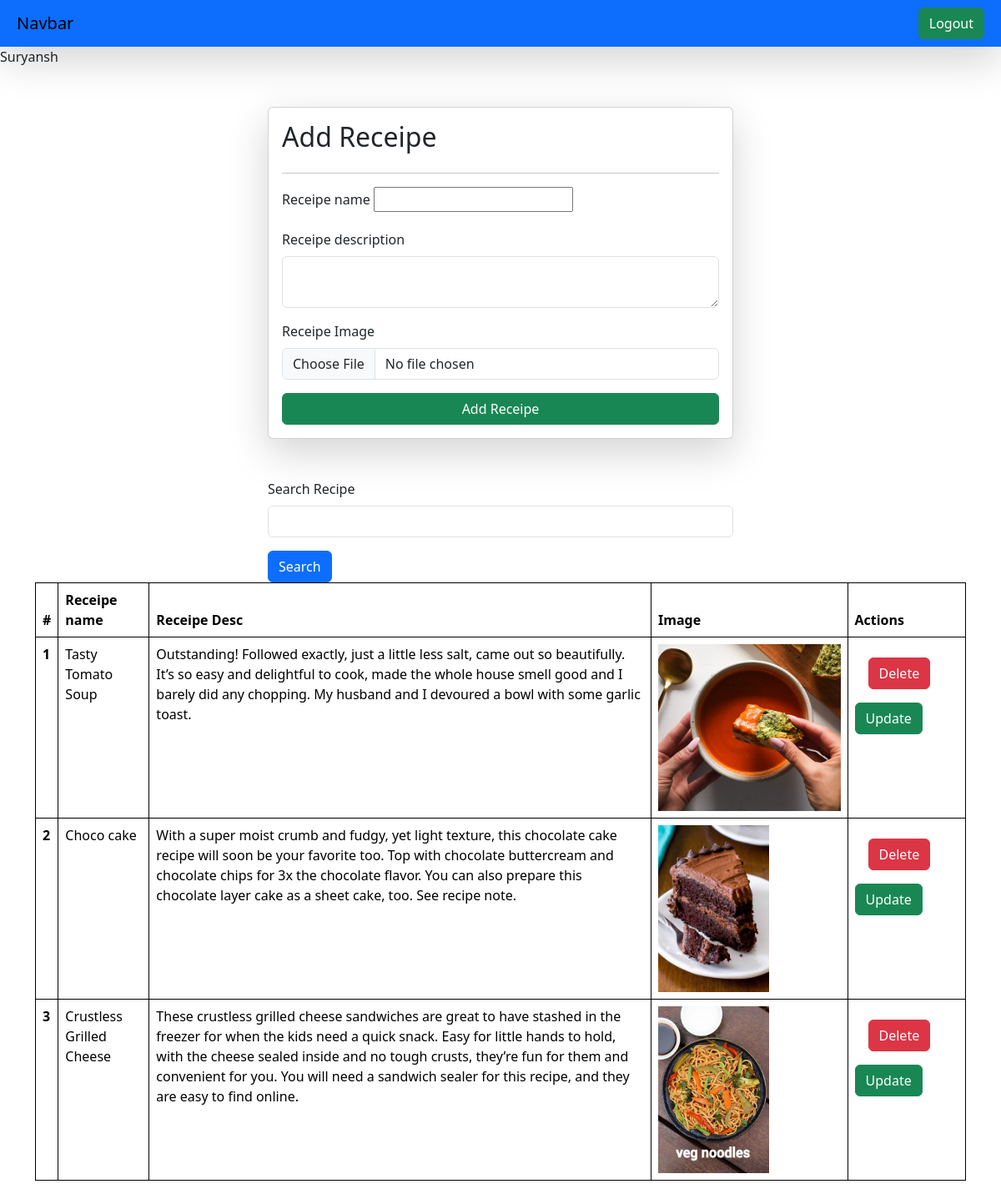
/receipes/ (signed in), run on the app's committed database.
### vege/models.py (models this page shows)
class Receipe(models.Model):
    user = models.ForeignKey(User, on_delete=models.SET_NULL, null=True, blank=True)
    receipe_name = models.CharField(max_length=100)
    receipe_description = models.TextField()
    receipe_image = models.ImageField(upload_to="receipe")
    receipe_view_count= models.IntegerField(default=1)

### vege/views.py (the view, shortened to what this page needs)
# urls.py: path('receipes/',receipes , name="receipes"),
@login_required(login_url="/login/")
def receipes(request):
    search_query = request.GET.get('search')
    queryset = Receipe.objects.all()
    if search_query:
        queryset = queryset.filter(receipe_name__icontains=search_query)
    context = {'receipes': queryset, 'search_query': search_query}
    return render(request, 'receipes.html', context)

### vege/templates/receipes.html (shortened to what this page needs)
{% extends "base.html" %}
{% block surya %}
{{request.user.first_name}}
<div class="container mt-5">
    <form class="col-6 mx-auto card p-3 shadow-lg" method="post" enctype="multipart/form-data">
        <h2>Add Receipe</h2>
        <hr>
        <div class="mb-3">
          <label for="exampleInputEmail1" class="form-label">Receipe name</label>
          <input type="text" name='receipe_name' required class="'form-control">
        </div>
        <div class="mb-3">
          <label for="exampleInputPassword1" class="form-label">Receipe description</label>
          <textarea name="receipe_description" class="form-control" required ></textarea>
        </div>
        <div class="mb-3">
            <label for="exampleInputPassword1" class="form-label">Receipe Image</label>
            <input type="file" name="receipe_image" class="form-control"></textarea>
          </div>
        <button type="submit" class="btn btn-success">Add Receipe</button>
      </form>
      <div>
          <div class="mt-5">
            <div class="mx-auto col-6">
              <form>
              <div class="mb-3">
                <label for="exampleInputEmail1" class="form-label">Search Recipe</label>
                <input name="search" type="text"  class="form-control">
              </div>
              <button type="submit" class="btn btn-primary">Search</button>
            </div>
          </div>
      </div>
      <table class="table">
        <thead>
          <tr>
            <th scope="col">#</th>
            <th scope="col">Receipe name</th>
            <th scope="col">Receipe Desc</th>
            <th scope="col">Image</th>
            <th scope="col">Actions</th>
          </tr>
        </thead>
        <tbody>
          {% for receipe in receipes %}
          <tr>
            <th scope="row">{{forloop.counter}}</th>
            <td>{{receipe.receipe_name}}</td>
            <td>{{receipe.receipe_description}}</td>
            <td><img src="{{ receipe.receipe_image.url }}" style="height: 200px"></td>
            <td>
              <a href="/delete-receipe/{{receipe.id}}" class="btn btn-danger m-3">Delete</a>
              <a href="/update-receipe/{{receipe.id}}" class="btn btn-success">Update</a>
            </td>
          </tr>
          {% endfor %}
        </tbody>
      </table>
</div>
{% endblock %}

### template/base.html (shortened to what this page needs)
<!DOCTYPE html>
<html lang="en">
<head>
    <link href="https://cdn.jsdelivr.net/npm/bootstrap@5.3.3/dist/css/bootstrap.min.css" rel="stylesheet">
</head>
<body>
    <nav class="navbar dark p-2 bg-primary shadow-lg">
        <div class="container-fluid">
          <a class="navbar-brand">Navbar</a>
          <form class="d-flex" role="search">
            {% if request.user.is_authenticated %}
            <a href="/logout/" class="btn btn-success" type="submit">Logout</a>
            {% else %}
            <a href="/login/" class="btn btn-success" type="submit">Login</a>
            {% endif %}
          </form>
        </div>
      </nav>
    {% block surya %}
    {% endblock %}
    </body>
    </html>

### template/base.html (style rules this page uses)
table, th, td { border: 1px solid black; }

### data on the page
Receipe: receipe_name "Tasty Tomato Soup", receipe_description "Outstanding! Followed exactly, just a little less salt, came out so beautifully. It’s so easy and delightful to cook, made the whole house smell good and I barely did any chopping. My husband and I devoured a bowl with some garlic toast.", receipe_image (picture)
Receipe: receipe_name "Choco cake", receipe_description "With a super moist crumb and fudgy, yet light texture, this chocolate cake recipe will soon be your favorite too. Top with chocolate buttercream and chocolate chips for 3x the chocolate flavor. You can also prepare this chocolate layer cake as a sheet cake, too. See recipe note.", receipe_image (picture)
Receipe: receipe_name "Crustless Grilled Cheese", receipe_description "These crustless grilled cheese sandwiches are great to have stashed in the freezer for when the kids need a quick snack. Easy for little hands to hold, with the cheese sealed inside and no tough crusts, they’re fun for them and convenient for you. You will need a sandwich sealer for this recipe, and they are easy to find online.", receipe_image (picture)

### other printed values
{{ request.user.first_name }} "Suryansh"
